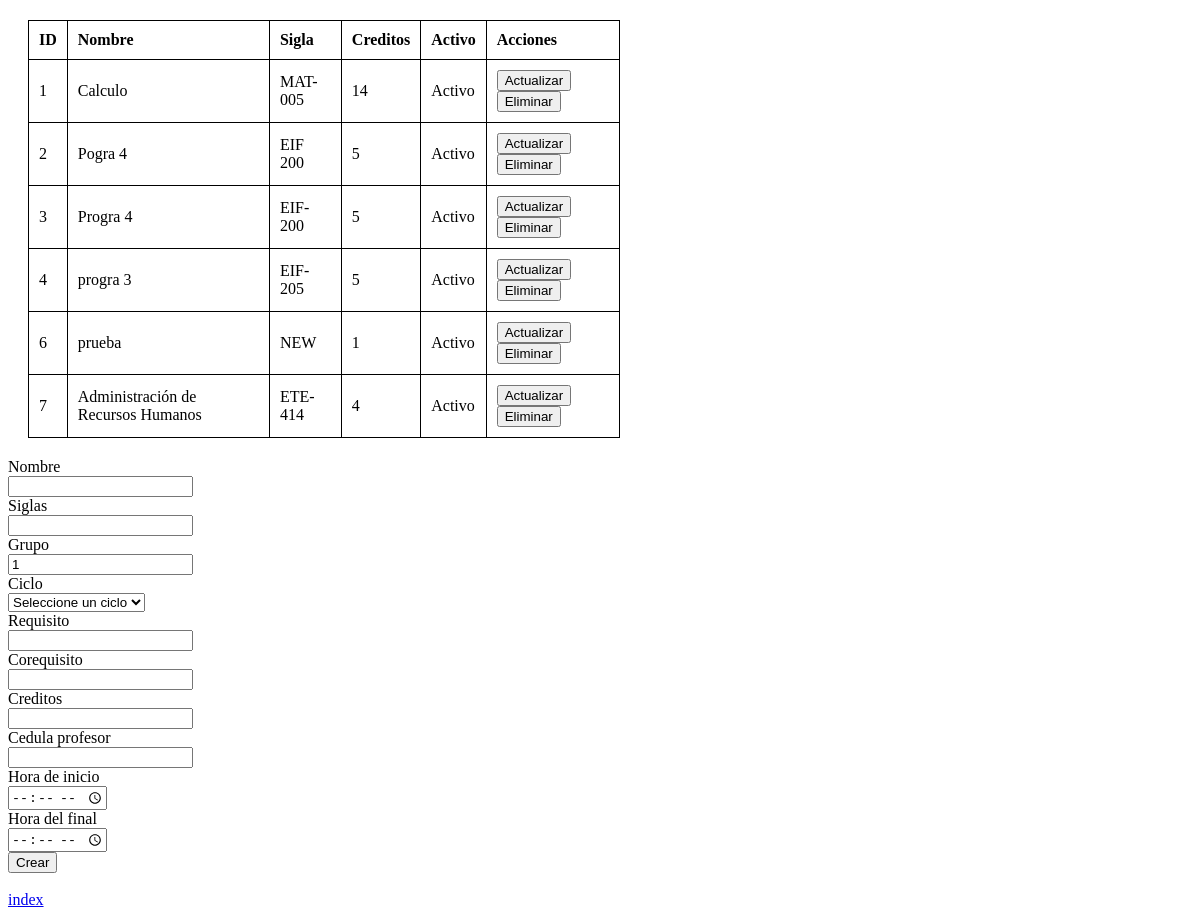
/view/cursoView.php, run on the app's committed database.
### tables this page shows
CREATE TABLE `tbcurso` (
  `tbcursoid` int(11) NOT NULL,
  `tbcursonombre` varchar(100) NOT NULL,
  `tbcursosigla` varchar(100) NOT NULL,
  `tbcursorequisito` varchar(100) NOT NULL,
  `tbcursocorrequisito` varchar(100) NOT NULL,
  `tbcursocreditos` int(11) NOT NULL,
  `tbcursoinihora` time NOT NULL,
  `tbcursofinhora` time NOT NULL,
  `tbcursoactivo` tinyint(1) NOT NULL,
  `tbcursogrupo` int(11) DEFAULT NULL,
  `tbcursoidciclo` int(11) DEFAULT NULL,
  `tbcursoidprofesor` int(11) DEFAULT NULL
);

### data/data.php (called while the page is built, shortened)
<?php
class Data
{
    public $server = "172.28.160.86";
    public $user = "root";
    public $password = "";
    public $db = "bdescuelamusica";
    public function __construct()
    {
        $this->conn = new mysqli($this->server, $this->user, $this->password, $this->db);
    }
}
?>

### business/cursoBusiness.php (called while the page is built, shortened)
<?php
include_once '../data/dataCurso.php';
class cursoBusiness
{
    private $dataCurso;
    public function __construct()
    {
        $this->dataCurso = new dataCurso();
    }
    public function getCursos()
    {
        return $this->dataCurso->getCursos();
    }
}
?>

### data/dataCurso.php (called while the page is built, shortened)
<?php
include_once "data.php";
include_once "../domain/curso.php";
class dataCurso extends Data {
    public function getCursos() {
        $sql = "SELECT * FROM tbcurso";
        $result = $this->conn->query($sql);
        $cursos = [];
        while ($row = $result->fetch_assoc()) {
            $curso = new curso($row["tbcursoid"], $row["tbcursonombre"], $row["tbcursosigla"], $row["tbcursorequisito"], $row["tbcursocorrequisito"], $row["tbcursocreditos"], $row["tbcursoinihora"], $row["tbcursofinhora"], $row["tbcursoactivo"]);
            array_push($cursos, $curso);
        }
        return $cursos;
    }
}
?>

### domain/curso.php (called while the page is built, shortened)
<?php
 class curso{
    private $id;
    private $nombre;
    private $siglas;
    private $creditos;
    private $estado;
    public function __construct($id="", $nombre="", $siglas="", $requisito="", $corequisito="", $creditos="", $estado="", $iniHora="", $finHora="",  $grupo="", $idCiclo="", $idProfesor=""){
        $this->id = $id;
        $this->nombre = $nombre;
        $this->siglas = $siglas;
        $this->creditos = $creditos;
        $this->estado = $estado;
    }
    public function getId(){
        return $this->id;
    }
    public function getNombre(){
        return $this->nombre;
    }
    public function getSiglas(){
        return $this->siglas;
    }
    public function getCreditos(){
        return $this->creditos;
    }
    public function getEstado(){
        return $this->estado;
    }
 }
?>

### view/cursoView.php (the view, shortened to what this page needs)
<!DOCTYPE html>
<html lang="en">
<head>
    <link rel="stylesheet" href="/view/css/table.css">
</head>
<body>
    <div>
        <table>
            <thead>
            <th>ID</th>
            <th>Nombre</th>
            <th>Sigla</th>
            <th>Creditos</th>
            <th>Activo</th>
            <th>Acciones</th>
            </thead>
            <tbody>
            <?php
            include_once '../business/cursoBusiness.php';
            $cursoBusiness = new cursoBusiness();
            $cursos = $cursoBusiness->getCursos();
            foreach ($cursos as $curso) {
                echo "<tr>";
                echo "<td>" . $curso->getId() . "</td>";
                echo "<td>" . $curso->getNombre() . "</td>";
                echo "<td>" . $curso->getSiglas() . "</td>";
                echo "<td>" . $curso->getCreditos() . "</td>";
                echo "<td>" . ($curso->getEstado() ? 'Activo' : 'Inactivo') . "</td>";
                echo "<td>";
                echo "<form method='get' action='cursoEdit.php' style='display:inline;'> ";
                echo "<input type='submit' value='Actualizar' name='update'>";
                echo "</form>";
                echo "<form method='post' action='../business/cursoActions.php' style='display:inline;'> ";
                echo "<input type='submit' value='Eliminar' name='delete'>";
                echo "</form>";
                echo "</td>";
                echo "</tr>";
            }
            ?>
            </tbody>
        </table>
    </div>
    <div>
        <form id="createForm" action="../business/cursoActions.php" method="post"  enctype="multipart/form-data">
            <label for="nombre">Nombre</label><br>
            <input type="text" id="nombre" name="nombre" required><br>
            <label for="siglas">Siglas</label><br>
            <input type="text" id="siglas" name="siglas" required><br>
            <label for="grupo">Grupo</label><br>
            <input type="number" id="grupo" name="grupo" value="1" ><br>
            <label for="ciclo">Ciclo</label><br>
            <select name="ciclo" id="ciclo" required>
                <option value="">Seleccione un ciclo</option>
            </select> <br>
            <label for="requisito">Requisito</label><br>
            <input type="text" id="requisito" name="requisito" required><br>
            <label for="corequisito">Corequisito</label><br>
            <input type="text" id="corequisito" name="corequisito" required><br>
            <label for="creditos">Creditos</label><br>
            <input type="number" id="creditos" name="creditos" required><br>
            <label for="profesor">Cedula profesor</label><br>
            <input type="text" name="profesor" id="profesor" required> <br>
            <label for="horaInicio">Hora de inicio</label><br>
            <input type="time" id="horaInicio" name="horaInicio" required><br>
            <label for="horaFin">Hora del final</label><br>
            <input type="time" id="horaFin" name="horaFin" required><br>
            <input type="submit" value="Crear" name="create">
        </form>
    </div>
    <br>
    <a href="../index.php">index</a>
</body>
</html>

### view/css/table.css (style rules this page uses)
table { border-collapse: collapse; width: 50%; margin: 20px; }
table, th, td { border: 1px solid black; }
th, td { padding: 10px; text-align: left; }

### data on the page
tbcurso: tbcursoid "1", tbcursonombre "Calculo", tbcursosigla "MAT-005", tbcursocreditos "14", tbcursoinihora "Activo"
tbcurso: tbcursoid "2", tbcursonombre "Pogra 4", tbcursosigla "EIF 200", tbcursocreditos "5", tbcursoinihora "Activo"
tbcurso: tbcursoid "3", tbcursonombre "Progra 4", tbcursosigla "EIF-200", tbcursocreditos "5", tbcursoinihora "Activo"
tbcurso: tbcursoid "4", tbcursonombre "progra 3", tbcursosigla "EIF-205", tbcursocreditos "5", tbcursoinihora "Activo"
tbcurso: tbcursoid "6", tbcursonombre "prueba", tbcursosigla "NEW", tbcursocreditos "1", tbcursoinihora "Activo"
tbcurso: tbcursoid "7", tbcursonombre "Administración de Recursos Humanos", tbcursosigla "ETE-414", tbcursocreditos "4", tbcursoinihora "Activo"
